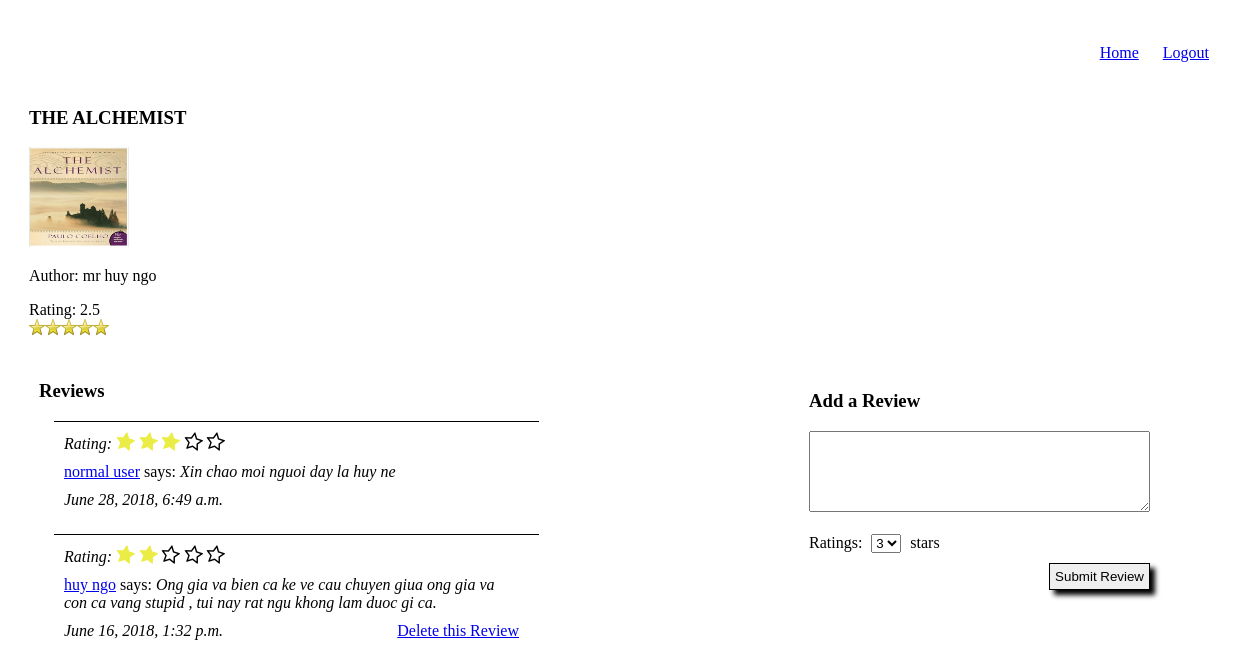
The app's page /books/5 (signed in) with its own data.
### main_app/models.py (models this page shows)
class Book(models.Model):
	title = models.CharField(max_length=255)
	author = models.CharField(max_length=255)
	poster = models.ForeignKey(User, related_name="uploaded_books")
	book_image = models.ImageField(upload_to='book_images/', default='book_images/no-img.jpg')
	rating = models.FloatField(default=0)
	created_at = models.DateTimeField(auto_now_add=True)

class User(models.Model):
	name = models.CharField(max_length=255)
	alias = models.CharField(max_length=255)
	email = models.EmailField()
	password = models.CharField(max_length=255)
	created_at = models.DateTimeField(auto_now_add=True)
	admin = models.BooleanField(default=False) #False is normal_user
	objects = UserManager()

class Review(models.Model):
	rating = models.IntegerField(default=0)
	content = models.TextField()
	reviewer = models.ForeignKey('User', related_name="reviews_left")
	book = models.ForeignKey('Book', related_name="reviews")
	created_at = models.DateTimeField(auto_now_add=True)

### main_app/views.py (the view)
# urls.py: url(r'^books/(?P<book_id>[1-9][0-9]*)$', views.show_book), # Get method
def show_book(request, book_id):
	if request.session.get('user_id',None) is None:
		messages.error(request, 'You should login if want to show informations')
		return redirect('/')
	else:
		book = Book.objects.get(id = book_id)
		all_reviews = book.reviews.all().order_by('-created_at')
		my_reviews = []
		my_review = {}
		reviews= all_reviews[:3]
		for review in reviews:
			my_review['rating'] = range(review.rating)
			my_review['un_rating'] = range(5 - review.rating)
			my_review['user_name'] = review.reviewer.name
			my_review['created_at'] = review.created_at
			my_review['user_id'] = review.reviewer.id
			my_review['content'] =review.content
			my_reviews.append(my_review)
			my_review = {}
		return render(request, 'main_app/book.html', {'reviews': my_reviews,
		                                              'book':book})

### main_app/templates/main_app/book.html (shortened to what this page needs)
<!DOCTYPE html>
<html lang="en">
<head>
    {% load static %}
     <link rel="stylesheet" href="{% static 'main_app/css/style.css' %}">
     <link rel="stylesheet" href="{% static 'main_app/css/header.css' %}">
     <link rel="stylesheet" href="{% static 'main_app/css/overview.css' %}">
     <link rel="stylesheet" href="https://cdnjs.cloudflare.com/ajax/libs/font-awesome/4.7.0/css/font-awesome.min.css">
</head>
<body>
<main>
    <header>
    <p class="header_right"><a href="/books">Home</a> <a href="/logout">Logout</a></p>
    </header>
    <h3>{{book.title}}</h3>
     <img src="{{book.book_image.url}}" alt=""/>
    <p>Author: {{book.author}}</p>
    <p>Rating: {{ book.rating}}
        <span class="stars">{{book.rating}}
        </span>
    </p>
    <div class="left_content">
        <h3>Reviews</h3>
        {% for review in reviews %}
            <div class="review_content">
                <p class="italic">Rating: {% for i in review.rating %}
                        <span class="fa fa-star checked"></span>
                        {% endfor %}
                        {% for i in review.un_rating %}
                        <span class="fa fa-star-o "></span>
                        {% endfor %}
                    </p>
                <p><a href="/users/{{review.user_id}}">{{review.user_name}}</a> says: <span class="italic">{{review.content}}</span></p>
                <p> <span class="italic">{{review.created_at}}</span>
                {% if review.user_id == request.session.user_id %}
                <a class="delete_review" href="/delete/review/{{book.id}}/{{review.user_id}}">Delete this Review</a>
                {% endif %}
                </p>
            </div>
        {% endfor %}
    </div>
    <div class="right_content">
        <form action="/create/review/{{book.id}}" method="post">
            <h3>Add a Review</h3>
            <textarea name="custom_review" cols="40" rows="5"></textarea>
            <br>
            <br>
            <label>
                Ratings: <select class="rating" name="custom_rating" >
                            <option value="3" selected="selected">3</option>
                        </select> stars
            </label>
            <br>
            <input class="submit" type="submit" value="Submit Review">
        </form>
    </div>
</main>
</body>
</html>

### main_app/static/main_app/css/style.css (style rules this page uses)
form { display: inline-block; padding: 10px }
.checked { color: #ecec46; }
main { margin: 0 auto; width: 1200px; padding: 20px; }
.submit { padding: 5px; box-shadow: 5px 5px 5px black; border-radius: 0px; border : 1px solid black; float: right; margin-top: 10px; }
.left_content { display: inline-block; padding: 10px; width:500px; }
.right_content { display: inline-block; padding:10px; vertical-align: top; float: right; margin-right:20px; width: 400px; }
.left_content > div { margin-left: 15px; margin-bottom: 25px; }
.left_content > div >p { margin: 5px 0px 5px 15px; }
.italic { font-style: italic; }
.fa { transform : rotate(10deg); font-size: 20px!important; }
.rating { margin: 0px 5px 0px 5px; }
.review_content { padding-right: 20px; border-top : 1px solid black; }
.review_content p { margin: 10px 0px 10px 10px!important; }
.delete_review { float: right; }

### main_app/static/main_app/css/header.css (style rules this page uses)
header { height: 60px; }
.header_right { float: right; }
.header_right a { margin-right: 20px; }
img { width : 100px; height: 100px; }

### main_app/static/main_app/css/overview.css (style rules this page uses)
span.stars, span.stars span { display: block; background: url(icon/stars.png) 0 -16px repeat-x; width: 80px; height: 16px; }

### records on screen
Book: title "THE ALCHEMIST", book_image (picture), author "mr huy ngo", rating "2.5"
User: user_name "normal user"
Review: content "Xin chao moi nguoi day la huy ne", created_at "June 28, 2018, 6:49 a.m."
User: user_name "huy ngo"
Review: content "Ong gia va bien ca ke ve cau chuyen giua ong gia va con ca vang stupid , tui nay rat ngu khong lam duoc gi ca.", created_at "June 16, 2018, 1:32 p.m."
